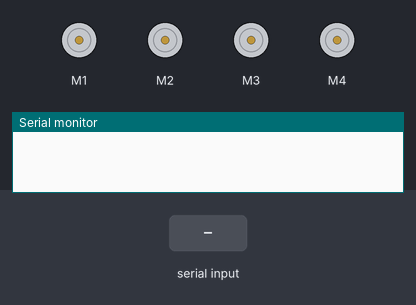
This sketch was run on a simulated Arduino Uno, built with avr-gcc and run on an emulated ATmega328P. Shown: 4 × DC motor (green arrow = forward, orange = backward, longer = faster), the last lines printed to the serial monitor. Inputs (shaded band) come from the test bench.

Above: at 1.2 s.
1.3 s: "90,45\n" received over Serial
At 1.7 s:
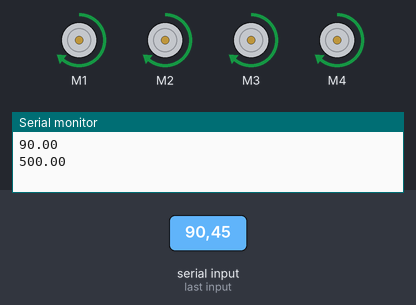
3.5 s: "30,150\n" received over Serial
At 5.4 s:
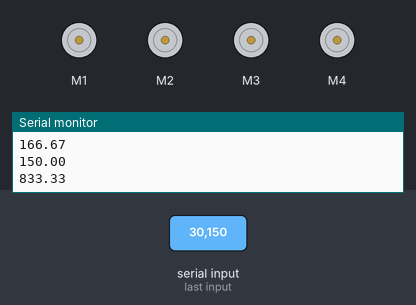
Timing chart, 0 to 6.9 s (numbered marks = the images above; inputs shaded):
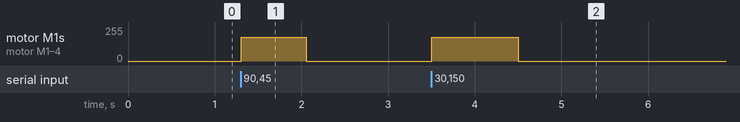

The sketch:

variable_trial_2.ino
```cpp
#include <AFMotor.h> //Adafruit Motor Shield Library. First you must download and install AFMotor library

  AF_DCMotor motor1 (1, MOTOR12_1KHZ); //create motor #1 using M1 output on Motor Drive Shield, set to 1kHz PWM frequency
  AF_DCMotor motor2 (2, MOTOR12_1KHZ); //create motor #2 using M2 output on Motor Drive Shield, set to 1kHz PWM frequency
  AF_DCMotor motor3 (3, MOTOR12_1KHZ); //create motor #1 using M1 output on Motor Drive Shield, set to 1kHz PWM frequency
  AF_DCMotor motor4 (4, MOTOR12_1KHZ); //create motor #2 using M2 output on Motor Drive Shield, set to 1kHz PWM frequency
  char h;
  int sp=180;

void setup() {
  // put your setup code here, to run once:
Serial.begin(9600);
}

void loop() {
  // put your main code here, to run repeatedly:
        if (Serial.available()>0)
{  float x=Serial.parseFloat();  //enter the degree
    Serial.println(x);
       float t=(x*1000)/sp;
       Serial.println(t);
        forward_car();
        delay(t);
        stop_car ();

}
}


 void forward_car()
  {
  motor1.run(FORWARD);
  motor1.setSpeed(sp);
  motor2.run(FORWARD);
  motor2.setSpeed(sp);
  motor3.run(FORWARD);
  motor3.setSpeed(sp);
  motor4.run(FORWARD);
  motor4.setSpeed(sp);
  }

void stop_car ()
{
motor1.run(RELEASE);
motor2.run(RELEASE);
motor3.run(RELEASE);
motor4.run(RELEASE);
//analogWrite(A3,LOW);
}
```

Measured:
- after the input at 1.3 s, motor M1–4: stopped → forward 180/255 at once, → stopped 0.75 s later
- after the input at 3.5 s, motor M1–4: stopped → forward 180/255 at once, → stopped 1.0 s later
